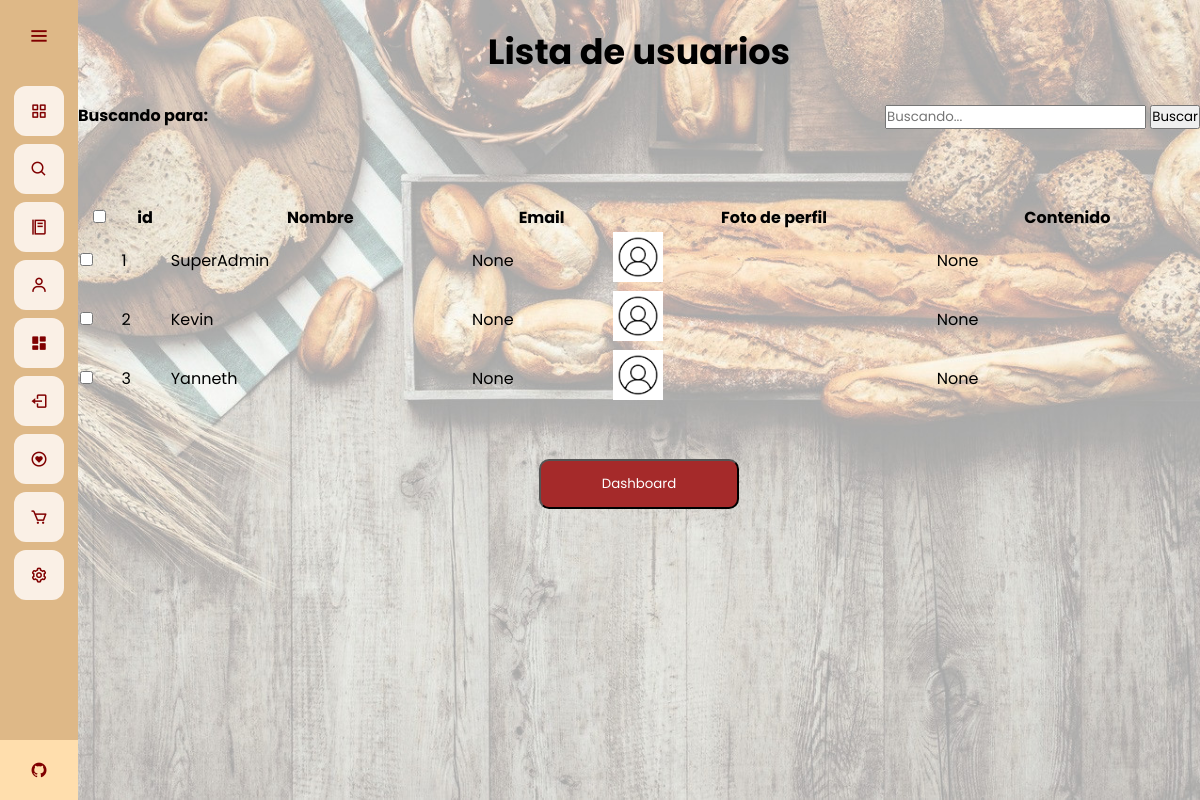
The page /admin-dash/editar-usuario (signed in) on the database as committed earlier.
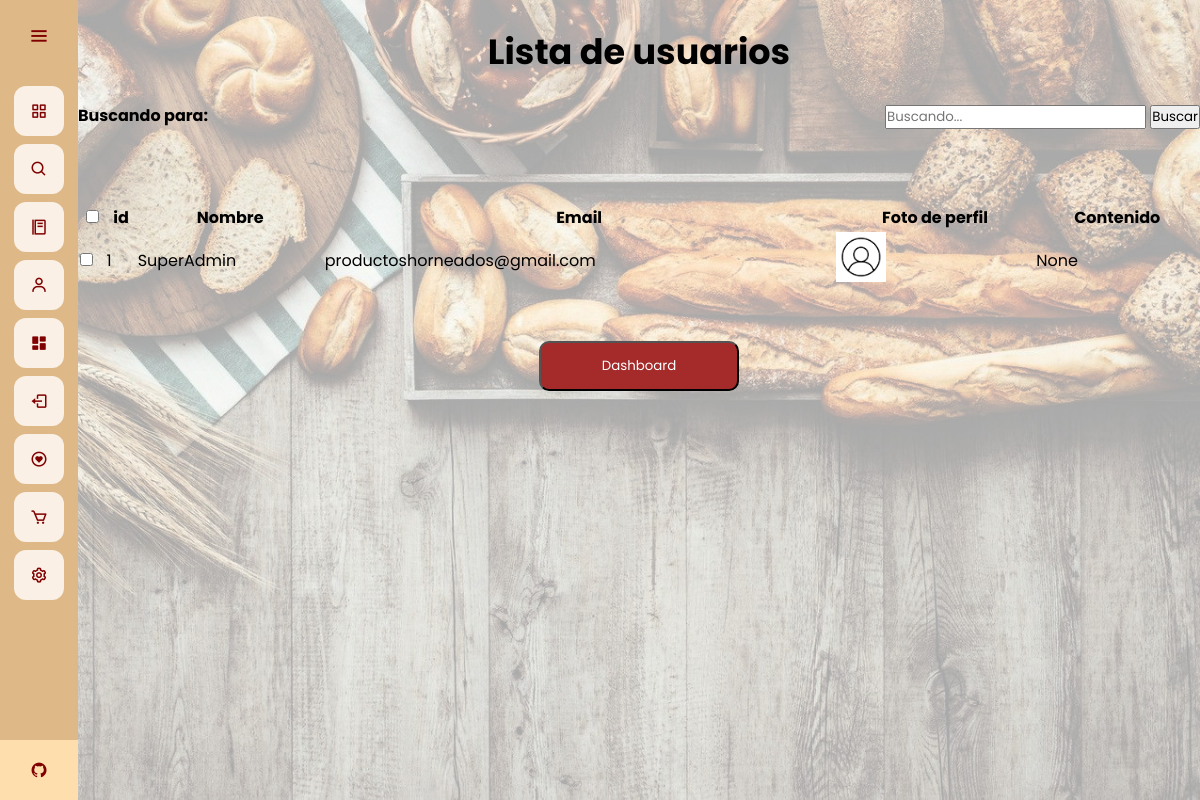
The same page on the database as committed later.
### app.py (models this page shows)
class User(database.Model, UserMixin):
	id = database.Column(database.Integer, primary_key=True)
	email = database.Column(database.String(30), unique=True)
	username = database.Column(database.String(20), nullable=False, unique=True)
	password = database.Column(database.String(80), nullable=False)
	profile_pic = database.Column(database.String(40), nullable=False, default='default.jpg')
	bio_content = database.Column(database.String(1000))
	verified = database.Column(database.Boolean(), default=False)
	commenter = database.relationship('Comment', backref='commenter', lazy='dynamic')
	wish = database.relationship('Wish', backref='liker', lazy='dynamic')

### app.py (the view)
@app.route("/admin-dash/editar-usuario", methods=['GET','POST'])
@login_required
def lista_usuario():
	if current_user.username == "SuperAdmin":
		pages = 5
		users = User.query.filter().all()
		if request.method == 'POST' and 'tag' in request.form:
			tag = request.form["tag"]
			search = "%{}%".format(tag)
			users = User.query.filter(User.username.like(search))#.paginate(per_page = pages, error_out = True)
			return render_template("edituser.html", users = users, tag = tag)
		return render_template("edituser.html", users = users)
	else:
		return redirect(url_for('home'))

### app.py (called while the page is built)
@login_manager.user_loader
def load_user(user_id):
	return User.query.get(int(user_id))

@app.before_request
def make_session_permanent():
    session.permanent = True

### templates/edituser.html (shortened to what this page needs)
{% extends 'base.html' %}
{% block style %}
<link rel="stylesheet" href="{{ url_for('static', filename='css/style_edituser.css') }}">
{% endblock %}
{% block content %}
<br>
<h1 class = "title">
    Lista de usuarios
</h1>
<br>
<div class="container">
    <div class="tabsearch">
        <div class="tag-1">
            <strong>
                Buscando para: {{ tag }}
            </strong>
        </div>
        <div class="form-1">
            <form action="" method="POST" autocomplete="on">
                <input type="text" class="form-control" name="tag" id="tag" placeholder="Buscando..." />
                <input type="submit" value="Buscar" class="form-control btn btn-primary " name="">
            </form>
        </div>
    </div>
    <br>
    <br>
    <br>
    <table id="tableu" class="table table-striped table-bordered" style="width: 100%">
        <thead>
            <tr>
                <th>
                    <input type="checkbox" onclick="checkAll(this)">
                </th>
                <th>id</th>
                <th>Nombre</th>
                <th>Email</th>
                <th>Foto de perfil</th>
                <th>Contenido</th>
            </tr>
        </thead>
        <br>
        <tbody>
            {% for user in users %}
            <tr>
                <td><input type="checkbox" name="user"></td>
                <td>{{ user.id }}</td>
                <td>{{ user.username }}</td>
                <td>{{ user.email }}</td>
                <td><img src="{{ url_for('static', filename='profile_pics/'+ user.profile_pic) }}" alt="" class="images"></td>
                <td>{{ user.bio_content }}</td>
            </tr>
            {% endfor %}
        </tbody>
    </table>
</div>
<br>
<br>
<div class="other">
    <a href="{{url_for('dashboard')}}">
        <button type="button" class="buttond">
            Dashboard
        </button>
    </a>
</div>
{% endblock %}

### templates/base.html (shortened to what this page needs)
<!DOCTYPE html>
<html>
<head>
	<link rel="stylesheet" href="{{ url_for('static', filename='css/style_base.css') }}">
  {% block style %}
  {% endblock %}
  <link href='https://unpkg.com/boxicons@2.0.7/css/boxicons.min.css' rel='stylesheet'>
</head>
<body>
	<div class="sidebar">
    <div class="logo-details">
        <i class='bx bx-menu' id="btn" ></i>
    </div>
    <ul class="nav-list">
      <li>
        <a href="{{ url_for('home') }}">
          <i class='bx bx-grid-alt'></i>
        </a>
      </li>
      <li>
        <a href="{{ url_for('busqueda') }}">
          <i class='bx bx-search'></i>
        </a>
      </li>
      <li>
        <a href="{{ url_for('menu') }}">
          <i class='bx bx-food-menu' ></i>
        </a>
      </li>
      {% if current_user.is_authenticated %}
      <li>
        <a href="{{ url_for('perfil_usuario') }}">
          <i class='bx bx-user' ></i>
        </a>
      </li>
      {% if current_user.username == "SuperAdmin" %}
      <li>
        <a href="{{ url_for('dashboard') }}">
          <i class='bx bxs-dashboard'></i>
        </a>
      </li>
      {% endif %}
      <li>
        <a href="{{ url_for('cerrar_sesion') }}">
          <i class='bx bx-log-out'></i>
        </a>
      </li>
      {% endif %}
      <li>
        <a href="{{ url_for('lista') }}">
          <i class='bx bx-heart-circle'></i>
        </a>
      </li>
      <li>
        <a href="{{ url_for('carrito') }}">
          <i class='bx bx-cart' ></i>
        </a>
      </li>
      <li>
        <a href="{{ url_for('ajustes') }}">
          <i class='bx bx-cog' ></i>
        </a>
      </li>
      <li class="profile">
          <div class="profile-details">
              <div class="name_job">
                <div class="name">Grupo 4</div>
                <div class="uni">Uninorte-Mintic</div>
              </div>
          </div>
          <a href="https://github.com/Viinky-Kevs/ProyectoAppWeb" target="_blank">
            <i class='bx bxl-github' id="github" ></i>
          </a>
      </li>
    </ul>
  </div>
  <section class="home-section">
  	{% block content %}
  	{% endblock %}
  </section>
</body>
</html>

### static/css/style_base.css (style rules this page uses)
* { margin: 0; padding: 0; box-sizing: border-box; font-family: "Poppins" , sans-serif; }
.sidebar { position: fixed; left: 0; top: 0; height: 100%; width: 78px; background: #DEB887; padding: 6px 14px; z-index: 99; transition: all 0.5s ease; }
.sidebar .logo-details { height: 60px; display: flex; align-items: center; position: relative; }
.sidebar .logo-details #btn { position: absolute; top: 50%; right: 0; transform: translateY(-50%); font-size: 22px; transition: all 0.4s ease; font-size: 23px; text-align: center; cursor: pointer; transition: all 0.5s ease; }
.sidebar i { color: #800000; height: 60px; min-width: 50px; font-size: 28px; text-align: center; line-height: 60px; }
.sidebar .nav-list { margin-top: 20px; height: 100%; }
.sidebar li { position: relative; margin: 8px 0; list-style: none; }
.sidebar li a { display: flex; height: 100%; width: 100%; border-radius: 12px; align-items: center; text-decoration: none; transition: all 0.4s ease; background: #FAF0E6; }
.sidebar li i { height: 50px; line-height: 50px; font-size: 18px; border-radius: 12px; }
.sidebar li.profile { position: fixed; height: 60px; width: 78px; left: 0; bottom: -8px; padding: 10px 14px; background: #FFDEAD; transition: all 0.5s ease; overflow: hidden; }
.sidebar li .profile-details { display: flex; align-items: center; flex-wrap: nowrap; }
.sidebar li.profile .name, .sidebar li.profile .uni { font-size: 15px; font-weight: 400; color: #800000; white-space: nowrap; }
.sidebar li.profile .uni { font-size: 12px; }
.sidebar .profile #github { position: absolute; top: 50%; right: 0; transform: translateY(-50%); background: #FFDEAD; width: 100%; height: 60px; line-height: 60px; border-radius: 0px; transition: all 0.5s ease; }
.home-section { position: relative; min-height: 100vh; top: 0; left: 78px; width: calc(100% - 78px); transition: all 0.5s ease; z-index: 2; background-attachment: fixed; background-size: cover; background-repeat: no-repeat; background-image: url(/static/images/wallpaper.jpg); }

### static/css/style_edituser.css (style rules this page uses)
.title { text-align: center; font-size: 35px; }
.images { width: 50px; }
.tag-1 { float: left; }
.form-1 { float: right; }
.other { display: flex; justify-content: center; align-items: center; }
.buttond { width: 200px; height: 50px; color: white; background-color: brown; border-radius: 10px; cursor: pointer; }

Rows that differ between the two databases and show on the page:
removed User: id "2", username "Kevin", email "None", profile_pic (placeholder picture), bio_content "None"
removed User: id "3", username "Yanneth", email "None", profile_pic (placeholder picture), bio_content "None"
changed User "SuperAdmin": email "None" → "productoshorneados@gmail.com"
